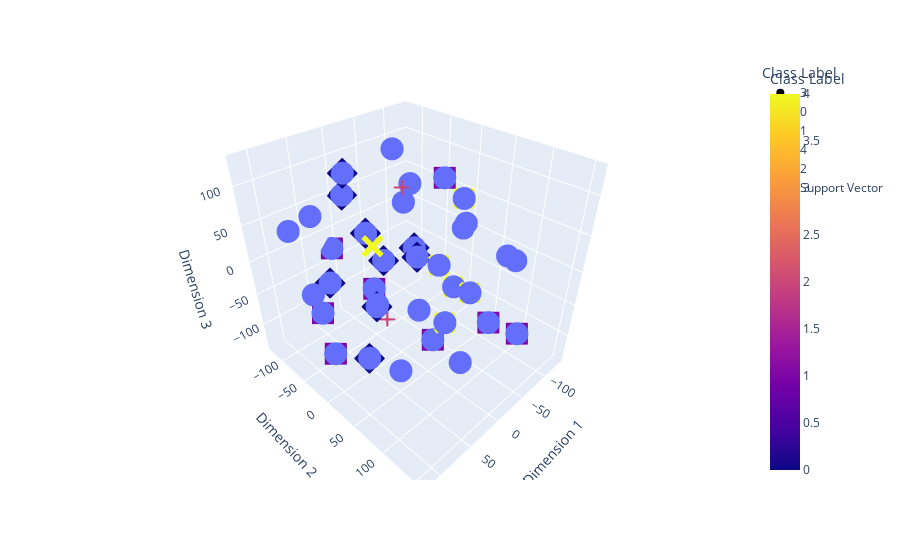

The notebook cell this image was saved under:
### Code cell
X_support_vectors = X_train[support_vectors]
y_support_vectors = y_train[support_vectors]

data = pd.DataFrame({'Dimension 1': X_tsne[:, 0], 'Dimension 2': X_tsne[:, 1], 'Dimension 3': X_tsne[:, 2], 'Class': y_train})

fig = px.scatter_3d(data, x='Dimension 1', y='Dimension 2', z='Dimension 3', color='Class', size_max=10, symbol='Class', labels={'Class': 'Class Label'})

support_vector_data = pd.DataFrame({'Dimension 1': X_tsne[support_vectors, 0], 'Dimension 2': X_tsne[support_vectors, 1], 'Dimension 3': X_tsne[support_vectors, 2], 'Class': y_support_vectors, 'Support Vector': 'Support Vector'})
fig.add_trace(px.scatter_3d(support_vector_data, x='Dimension 1', y='Dimension 2', z='Dimension 3', color='Support Vector', size_max=20, opacity=1.0).data[0])

fig.show()

### Figure 1 — Plotly figure (JSON) as saved in the notebook; plotly's stock layout.template omitted (floating-point values rounded to 4 significant figures)
{"data": [{"hovertemplate": "Class Label=%{marker.color}<br>Dimension 1=%{x}<br>Dimension 2=%{y}<br>Dimension 3=%{z}<extra></extra>", "legendgroup": "3", "marker": {"color": [3, 3, 3, 3, 3, 3, 3, 3], "coloraxis": "coloraxis", "symbol": "circle"}, "mode": "markers", "name": "3", "scene": "scene", "showlegend": true, "type": "scatter3d", "x": [63.56, -132.4, 85.7, -91.35, -6.344, 109.9, -63.5, -80.2], "y": [65.54, -12.95, -99.16, -88.9, 96.17, 85.79, -78.81, 32.6], "z": [-85.41, -9.881, 40.66, 17.15, -100.4, 50.93, 105.3, 37.8]}, {"hovertemplate": "Class Label=%{marker.color}<br>Dimension 1=%{x}<br>Dimension 2=%{y}<br>Dimension 3=%{z}<extra></extra>", "legendgroup": "0", "marker": {"color": [0, 0, 0, 0, 0, 0, 0, 0, 0], "coloraxis": "coloraxis", "symbol": "diamond"}, "mode": "markers", "name": "0", "scene": "scene", "showlegend": true, "type": "scatter3d", "x": [10.58, -52.55, 64.74, 110.6, -7.539, -51.66, 55.98, 26.43, -11.13], "y": [-49.24, -28.68, -56.09, 69.35, 21.01, -89.75, 19.78, -63.99, -120.5], "z": [27.48, -12.76, -22.94, -29.27, 17.27, -61.85, -21.21, 106.3, 45.53]}, {"hovertemplate": "Class Label=%{marker.color}<br>Dimension 1=%{x}<br>Dimension 2=%{y}<br>Dimension 3=%{z}<extra></extra>", "legendgroup": "1", "marker": {"color": [1, 1, 1, 1, 1, 1, 1, 1], "coloraxis": "coloraxis", "symbol": "square"}, "mode": "markers", "name": "1", "scene": "scene", "showlegend": true, "type": "scatter3d", "x": [56.75, 104.7, 30.03, -32.64, 4.621, 10.96, -108.3, -42.5], "y": [-94.41, -1.427, 154.7, 26.53, -46.05, -123.9, -29.49, 145.7], "z": [-98.36, -76.21, 22.25, -126.4, -58.85, -28.3, 67.78, -44.75]}, {"hovertemplate": "Class Label=%{marker.color}<br>Dimension 1=%{x}<br>Dimension 2=%{y}<br>Dimension 3=%{z}<extra></extra>", "legendgroup": "4", "marker": {"color": [4, 4, 4, 4, 4, 4], "coloraxis": "coloraxis", "symbol": "x"}, "mode": "markers", "name": "4", "scene": "scene", "showlegend": true, "type": "scatter3d", "x": [22.74, 20.57, 55.65, -33.82, -52.23, -92.02], "y": [82.28, 91.82, 17.43, 64.14, 67.79, 8.886], "z": [50.51, -22.6, 58.98, 99.43, -34.26, -77.94]}, {"hovertemplate": "Class Label=%{marker.color}<br>Dimension 1=%{x}<br>Dimension 2=%{y}<br>Dimension 3=%{z}<extra></extra>", "legendgroup": "2", "marker": {"color": [2, 2, 2, 2, 2, 2, 2, 2, 2], "coloraxis": "coloraxis", "symbol": "cross"}, "mode": "markers", "name": "2", "scene": "scene", "showlegend": true, "type": "scatter3d", "x": [101.9, -119.2, 117.0, -6.389, -29.36, 34.24, -25.41, 50.34, -57.17], "y": [-21.78, 84.34, -11.38, 25.6, -12.73, 40.98, -56.51, -8.072, 111.1], "z": [97.48, -11.09, 12.46, -59.54, 92.06, 127.6, -136.4, -125.5, 37.87]}, {"hovertemplate": "Support Vector=Support Vector<br>Dimension 1=%{x}<br>Dimension 2=%{y}<br>Dimension 3=%{z}<extra></extra>", "legendgroup": "Support Vector", "marker": {"color": "#636efa", "opacity": 1, "symbol": "circle"}, "mode": "markers", "name": "Support Vector", "scene": "scene", "showlegend": true, "type": "scatter3d", "x": [10.58, -52.55, 64.74, 110.6, -7.539, -51.66, 55.98, 26.43, -11.13, 56.75, 104.7, 30.03, -32.64, 4.621, 10.96, -108.3, -42.5, 101.9, -119.2, 117.0, -6.389, -29.36, 50.34, -57.17, 63.56, -132.4, 85.7, -91.35, -6.344, 109.9, -63.5, -80.2, 22.74, 20.57, -33.82, -52.23, -92.02], "y": [-49.24, -28.68, -56.09, 69.35, 21.01, -89.75, 19.78, -63.99, -120.5, -94.41, -1.427, 154.7, 26.53, -46.05, -123.9, -29.49, 145.7, -21.78, 84.34, -11.38, 25.6, -12.73, -8.072, 111.1, 65.54, -12.95, -99.16, -88.9, 96.17, 85.79, -78.81, 32.6, 82.28, 91.82, 64.14, 67.79, 8.886], "z": [27.48, -12.76, -22.94, -29.27, 17.27, -61.85, -21.21, 106.3, 45.53, -98.36, -76.21, 22.25, -126.4, -58.85, -28.3, 67.78, -44.75, 97.48, -11.09, 12.46, -59.54, 92.06, -125.5, 37.87, -85.41, -9.881, 40.66, 17.15, -100.4, 50.93, 105.3, 37.8, 50.51, -22.6, 99.43, -34.26, -77.94]}], "layout": {"coloraxis": {"colorbar": {"title": {"text": "Class Label"}}, "colorscale": [[0, "#0d0887"], [0.1111, "#46039f"], [0.2222, "#7201a8"], [0.3333, "#9c179e"], [0.4444, "#bd3786"], [0.5556, "#d8576b"], [0.6667, "#ed7953"], [0.7778, "#fb9f3a"], [0.8889, "#fdca26"], [1, "#f0f921"]]}, "legend": {"title": {"text": "Class Label"}, "tracegroupgap": 0}, "margin": {"t": 60}, "scene": {"domain": {"x": [0, 1], "y": [0, 1]}, "xaxis": {"title": {"text": "Dimension 1"}}, "yaxis": {"title": {"text": "Dimension 2"}}, "zaxis": {"title": {"text": "Dimension 3"}}}}}
